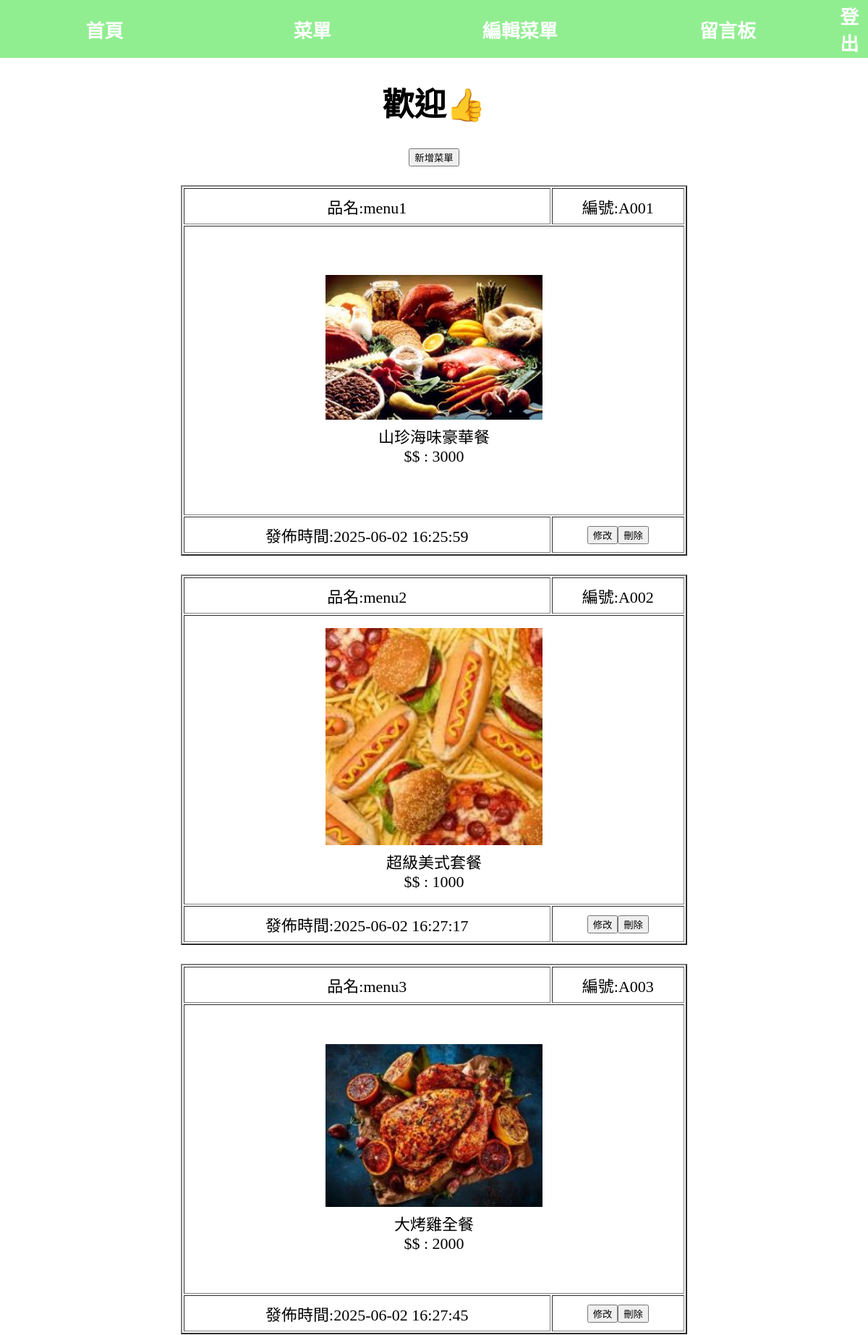
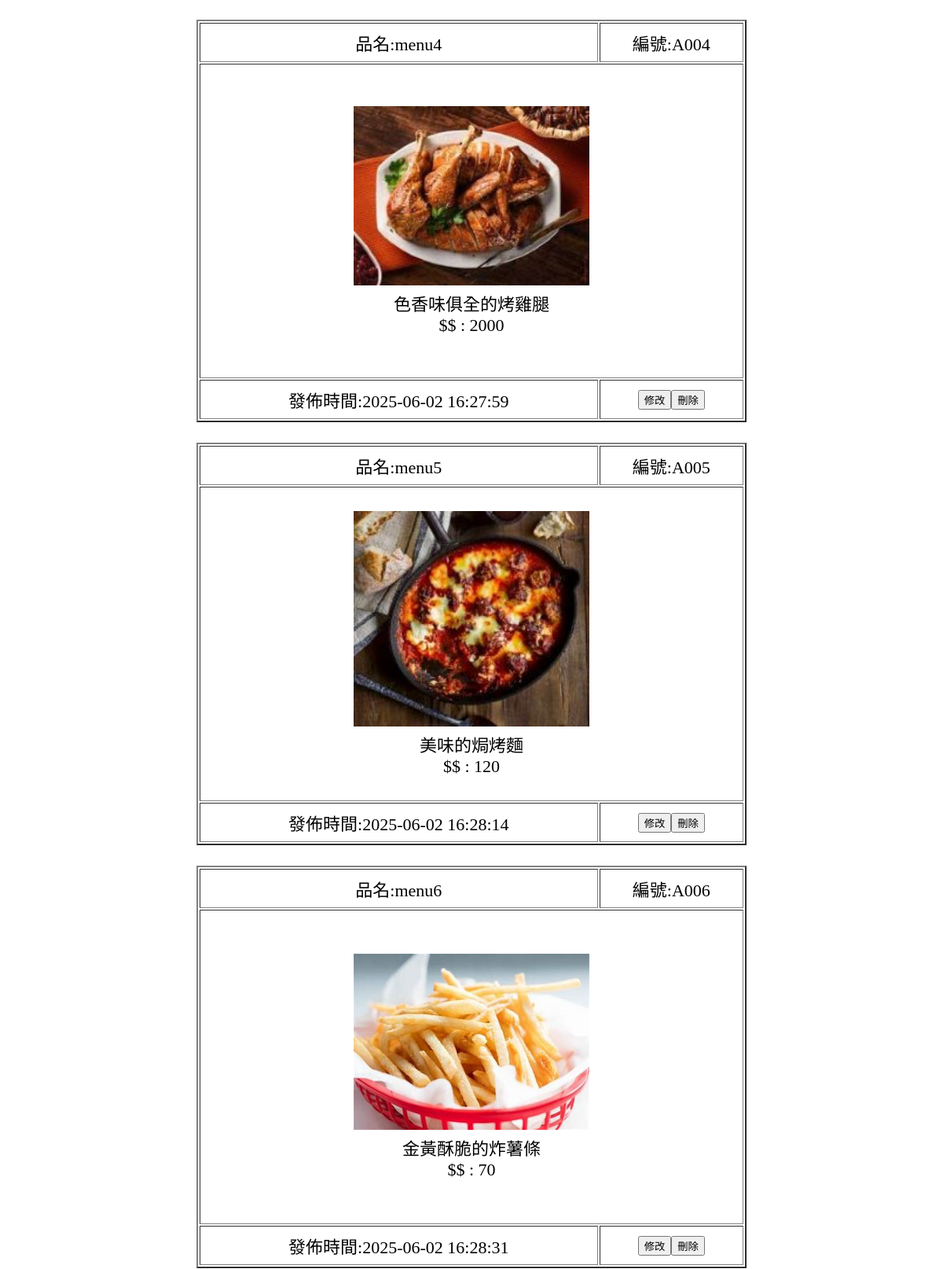
The page /menu user o.php (upper part) on the database its author committed (2 pictures, top to bottom).
### tables this page shows
CREATE TABLE `food` (
  `id` int(11) NOT NULL,
  `c_num` varchar(20) NOT NULL,
  `c_name` varchar(20) NOT NULL,
  `c_money` int(11) NOT NULL,
  `option` varchar(20) NOT NULL,
  `img` text NOT NULL,
  `add_time` datetime NOT NULL,
  `text` varchar(20) NOT NULL
);

### menu user o.php (the view, shortened to what this page needs)
<!DOCTYPE html>
<html lang="zh-Hant">
    <head>
        <?php include("db.php");?>
    </head>
    <body>
    </head>
    <body align="center">
<div class="a1">
    <table align="center">
        <tr>
            <td><a href="index user o.php">首頁</a></td>
            <td><a href="index user o food.php">菜單</a></td>
            <td><a href="menu user o.php">編輯菜單</a></td>
            <td><a href="msg o.php">留言板</a></td>
            <td><a href="logout.php">登出</a></td>
        </tr>
    </table>
</div>
        <tr>
            <td colspan="5" align="center">
                <h1>歡迎<?php echo $_SESSION['name']; ?>👍</h1>
            </td>
        </tr>
        <tr >
            <td class="content">
                <table>
                    <button type="button" onclick="location.href='add food.php'">新增菜單</button>
<form action="add%20food%20user%20o.php" method="get">
                    <?php
            $sql="SELECT * FROM `food` WHERE 1";
            $res=mysqli_query($link,$sql);
            if(mysqli_num_rows($res)>0){
                while($row=mysqli_fetch_assoc($res)){
                    echo "<table style='width:700px' border='2' align='center'>";
                    echo "<tr style='height:50px'>";
                    echo "<td>".'品名:'.$row["c_name"]."</td>";
                    echo "<td>".'編號:'.$row["c_num"]."</td>";
                    echo "</tr>";
                    echo "<tr style='height:400px'><td colspan='2'>"."<img src='img/".$row['img']."' style='width:300px'><br>".$row["text"].
                     "<br>$$ : ".$row["c_money"]."</td></tr>";
                    echo "<tr style='height:50px'>";
                    echo "<td>".'發佈時間:'.$row["add_time"]."</td>";
                        echo "<td><button type='button' onclick=location.href='add%20food%20user%20o.php?id=".$row['id']."'>修改</button><input type='button' value='刪除' onclick=location.href='del%20food.php?id=".$row['id']."'></td>";
                    echo "</tr>";
                    echo "<br>";
                    echo "</table>";
                }
            }
        ?></form>
        </td>
        </tr>
</body>
</html>

### menu user o.php (style rules this page uses)
body { font-family:'DFKai-sb';font-size: 22px; }
body, html { height: 100%; margin: 0; }
.a1 { width: 100%; background-color: lightgreen; border-collapse: collapse; }
.a1 td { width: 24%; }
.a1 a { text-decoration: none; color: white; font-size: 26px; font-weight: bold; }

### rows shown on the page
food: c_name "menu1", c_num "A001", img (picture), text "山珍海味豪華餐", c_money "3000", add_time "2025-06-02 16:25:59"
food: c_name "menu2", c_num "A002", img (picture), text "超級美式套餐", c_money "1000", add_time "2025-06-02 16:27:17"
food: c_name "menu3", c_num "A003", img (picture), text "大烤雞全餐", c_money "2000", add_time "2025-06-02 16:27:45"
food: c_name "menu4", c_num "A004", img (picture), text "色香味俱全的烤雞腿", c_money "2000", add_time "2025-06-02 16:27:59"
food: c_name "menu5", c_num "A005", img (picture), text "美味的焗烤麵", c_money "120", add_time "2025-06-02 16:28:14"
food: c_name "menu6", c_num "A006", img (picture), text "金黃酥脆的炸薯條", c_money "70", add_time "2025-06-02 16:28:31"
